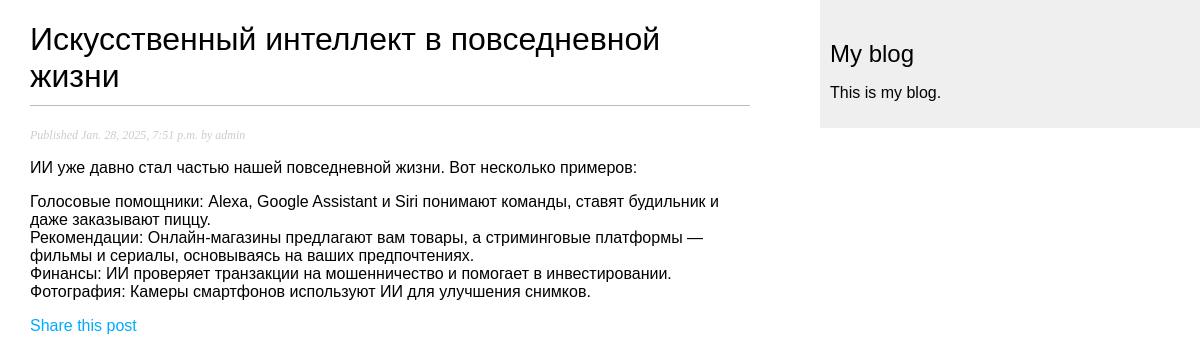
Screenshot of /blog/2025/1/28/iskusstvennyj-intellekt-v-povsednevnoj-zhizni/ with the database file from the repository.
### blog/models.py (models this page shows, shortened)
class Post(models.Model):
    class Status(models.TextChoices):
        DRAFT = 'DF', 'Draft'
        PUBLISHED = 'PB', 'Published'
    title = models.CharField(max_length=250)
    slug = models.SlugField(max_length=250, unique_for_date='publish')
    author = models.ForeignKey(User, on_delete=models.CASCADE, related_name='blog_posts')
    body = models.TextField()
    publish = models.DateTimeField(default=timezone.now) #поле даты публикации
    created = models.DateTimeField(auto_now_add=True) #поле даты созданияэ
    updated = models.DateTimeField(auto_now=True) #поле даты изменения
    status = models.CharField(max_length=2, choices=Status.choices, default=Status.DRAFT)
    objects = models.Manager() # менеджер, применяемый по умолчанию
    published = PublishedManager()  # пользовательский менеджер
    class Meta:
        ordering = ['-publish']
        indexes = [
            models.Index(fields=['-publish']),
        ]

### blog/views.py (the view)
def post_detail(request, year, month, day, post):
    post = get_object_or_404(Post,
                             status=Post.Status.PUBLISHED,
                             slug=post,
                             publish__year=year,
                             publish__month=month,
                             publish__day=day)
    return render(request,
                  'blog/post/detail.html',
                  {'post': post})

### templates/blog/post/detail.html (shortened to what this page needs)
{% extends "blog/base.html" %}
{% block content %}
    <h1>{{ post.title }}</h1>
    <p class="date">
        Published {{ post.publish }} by {{ post.author }}
    </p>
    {{ post.body|linebreaks }}
    <p>
        <a href="{% url 'blog:post_share' post.id %}">
            Share this post
        </a>
    </p>
{% endblock %}

### blog/static/css/blog.css (style rules this page uses)
body { margin: 0; padding: 0; font-family: helvetica, sans-serif; }
a { color: #00abff; text-decoration: none; }
h1 { font-weight: normal; border-bottom: 1px solid #bbb; padding: 0 0 10px 0; }
p.date { color: #ccc; font-family: georgia, serif; font-size: 12px; font-style: italic; }

### rows the page displays
Post: title "Искусственный интеллект в повседневной жизни", publish "Jan. 28, 2025, 7:51 p.m.", author "admin", body "ИИ уже давно стал частью нашей повседневной жизни. Вот несколько примеров: Голосовые помощники: Alexa, Google Assistant и Siri понимают команды, ставят будильник и даже заказывают пиццу. Рекомендации: Онлайн-магазины предлагают вам товары, а стриминговые платформы — фильмы и сериалы, основываясь на ваших предпочтениях. Финансы: ИИ проверяет транзакции на мошенничество и помогает в инвестировании. Фотография: Камеры смартфонов используют ИИ для улучшения снимков."
